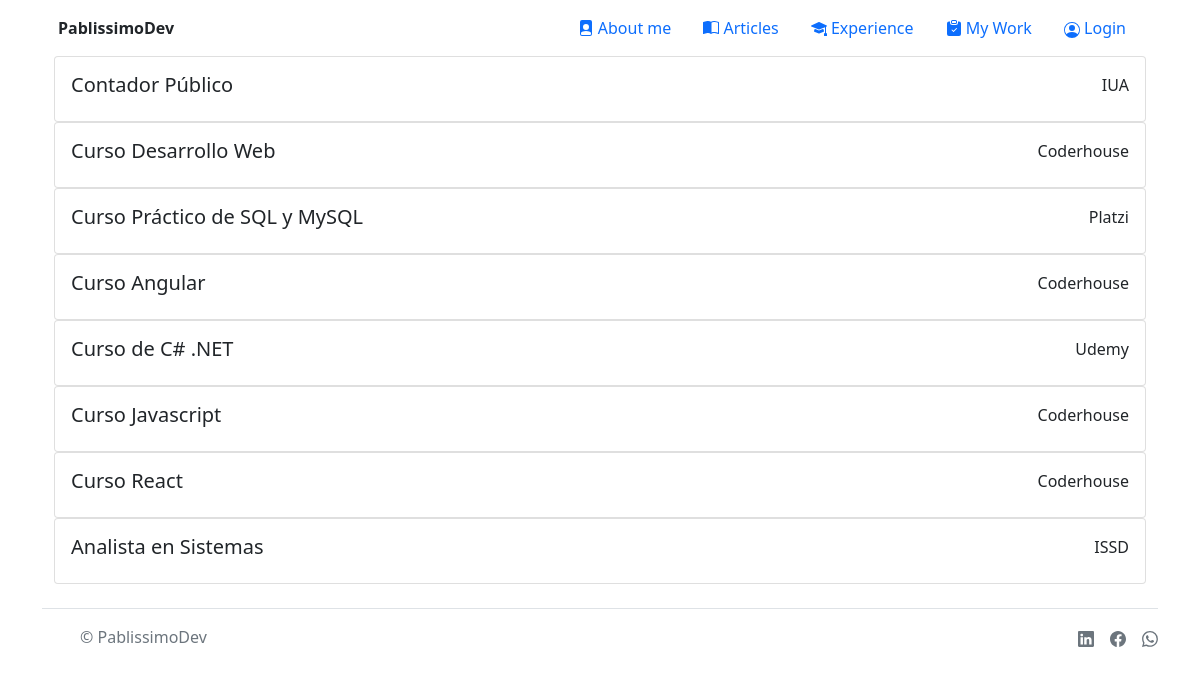
The app's page /experience/ with its own data.
### core/models.py (models this page shows, shortened)
class Experience(models.Model):
    experience_name = models.CharField(max_length=50)
    experience_institution = models.CharField(max_length=50)

### core/views.py (the view)
# urls.py: path('experience/', views.experience, name="Experience"),
def experience(request):
    experience_list = Experience.objects.all()
    return render(request, "experience.html",{"experience_list": experience_list})

### app/templates/experience.html (shortened to what this page needs)
{% extends 'base.html' %}
{% load static %}
{% block main %}
<div class="container">
    <div class="row align-items-start">
        {% for item in experience_list %}
        <div class="card-group">
            <div class="card d-flex">
                <div class="card-body d-flex ">
                <h5 class="card-title flex-grow-1">{{item.experience_name}}</h5>
                <p class="card-text">{{item.experience_institution}}</p>
                </div>
            </div>
        </div>
        {% endfor %}
    </div>
</div>
{% endblock main %}

### records on screen
Experience: experience_name "Contador Público", experience_institution "IUA"
Experience: experience_name "Curso Desarrollo Web", experience_institution "Coderhouse"
Experience: experience_name "Curso Práctico de SQL y MySQL", experience_institution "Platzi"
Experience: experience_name "Curso Angular", experience_institution "Coderhouse"
Experience: experience_name "Curso de C# .NET", experience_institution "Udemy"
Experience: experience_name "Curso Javascript", experience_institution "Coderhouse"
Experience: experience_name "Curso React", experience_institution "Coderhouse"
Experience: experience_name "Analista en Sistemas", experience_institution "ISSD"
